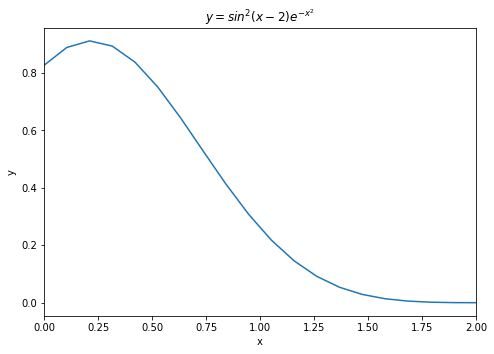

This chart was generated by the following Python code:
# -*- coding: utf-8 -*-
import numpy as np
import matplotlib.pyplot as plt

x = np.linspace(0,2,20)
y = np.exp(-x**2)*pow(np.sin(x-2),2)

fig = plt.figure()
ax = fig.add_axes([0,0,1,1])
ax.plot(x,y)

ax.set_title(r'$y = sin^2(x-2)e^{-x^2}$')
ax.set_xlabel('x')
ax.set_xlim([0,2])
ax.set_ylabel('y')
